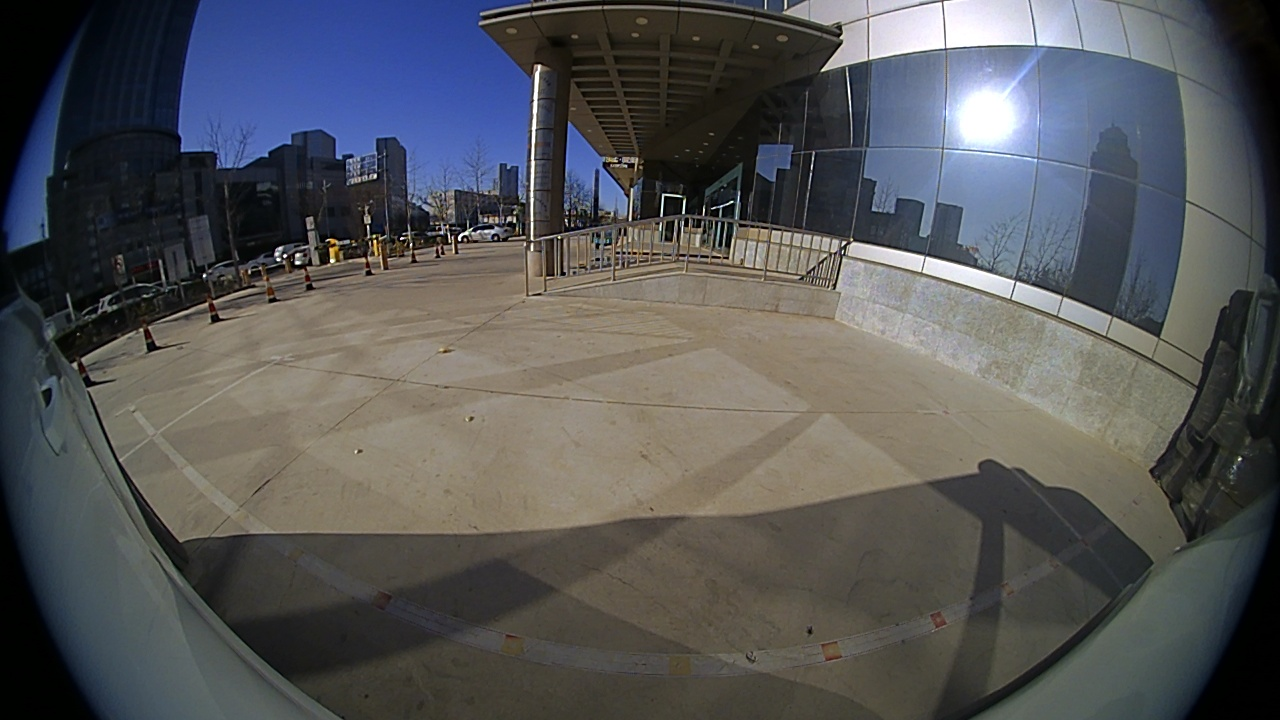
//> input picture stitching/map/u1.jpg, 1280 x 720 px, given in place of map0.png, which was not available
$ ./draw   (built with g++ and OpenCV 4)
//> lines starting //> are read from the running program, lines starting //| are printed output that depends on the picture; pictures that were not available may be replaced by others from this repository, and a replacement may not be noted
// fisheye.cpp : 定义控制台应用程序的入口点。
//

#include <opencv2\opencv.hpp>
#include <fstream>
using namespace std;
using namespace cv;

int main()
{
	Mat map = imread("c:/test/1218/map0.png", CV_LOAD_IMAGE_ANYDEPTH | CV_LOAD_IMAGE_ANYCOLOR);
//> map is the input picture: 720 rows x 1280 cols, CV_8UC3; mean B, G, R 87.5, 85.9, 85
	Mat testImage = imread("c:/test/1218/u0.jpg");
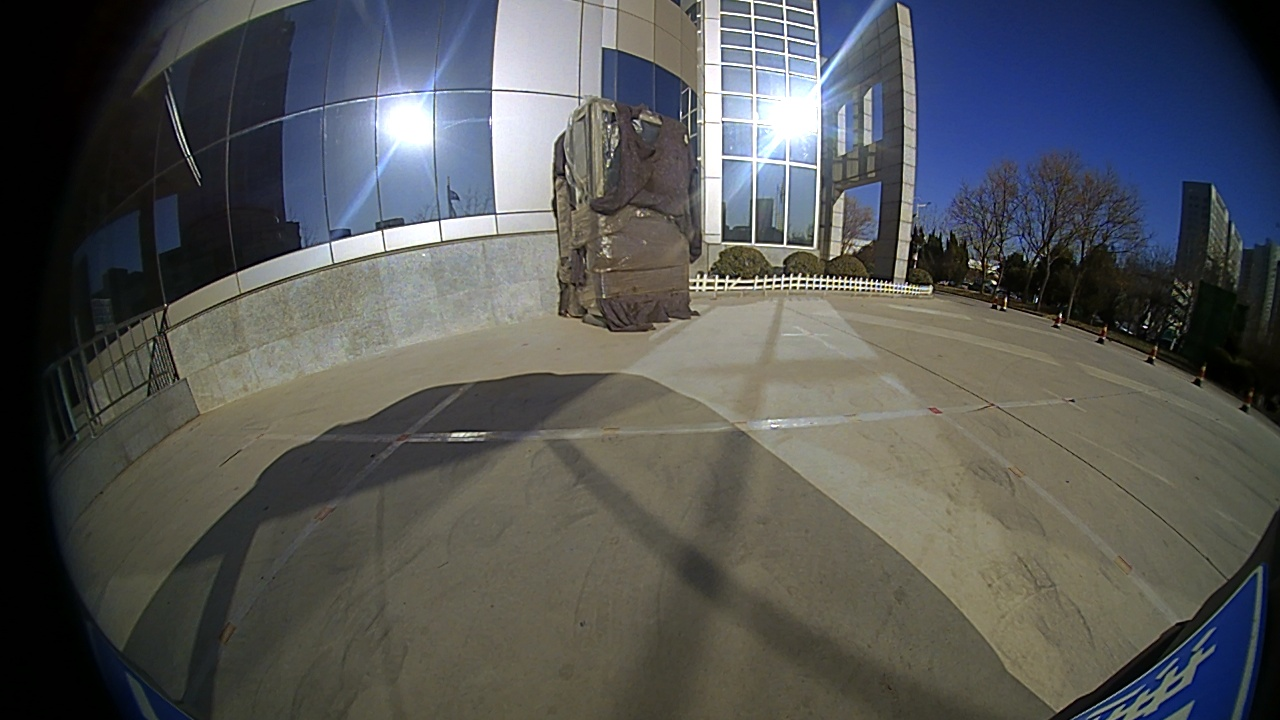
//> input picture stitching/map/u0.jpg, 1280 x 720 px
//> testImage is the input picture: 720 rows x 1280 cols, CV_8UC3; mean B, G, R 86, 86.2, 84.7
	Mat mapx, mapy,output;
	vector<Mat> ch3;
	vector<Mat> ch2(2);


	//split channel
	split(map, ch3);
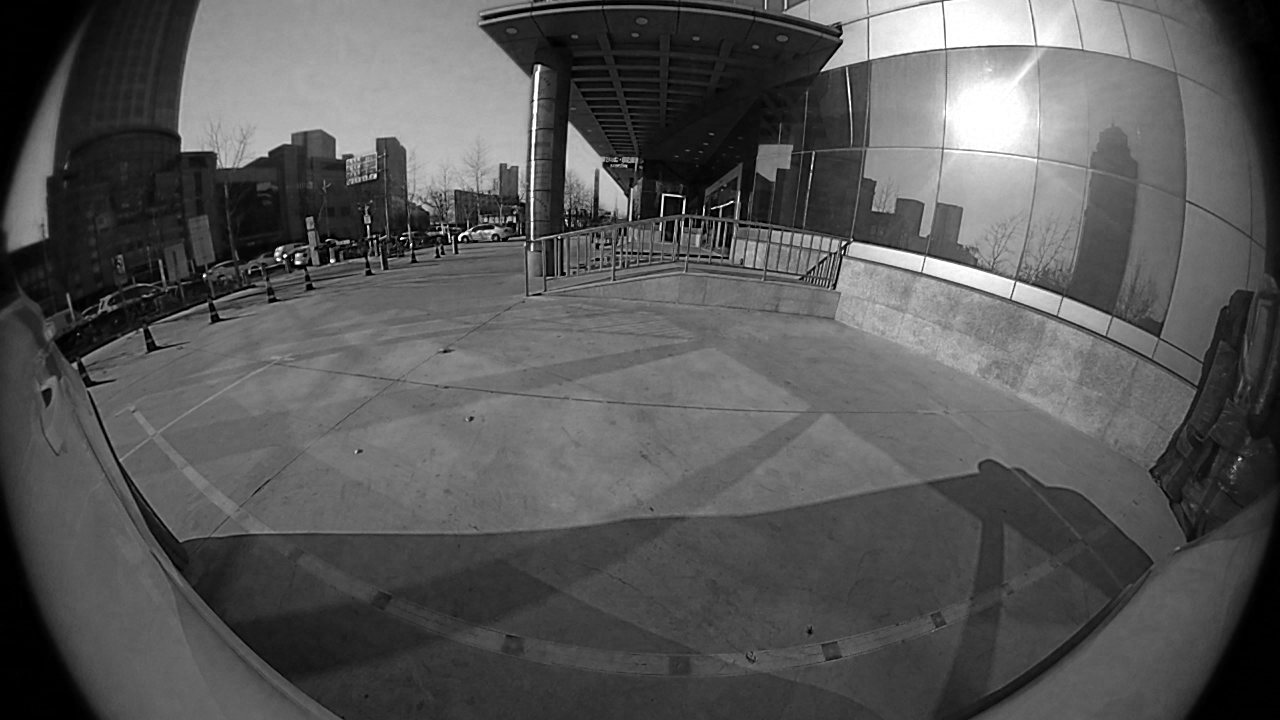
//> ch3[0]: 720 rows x 1280 cols, CV_8UC1; min 0, max 255, mean 87.5
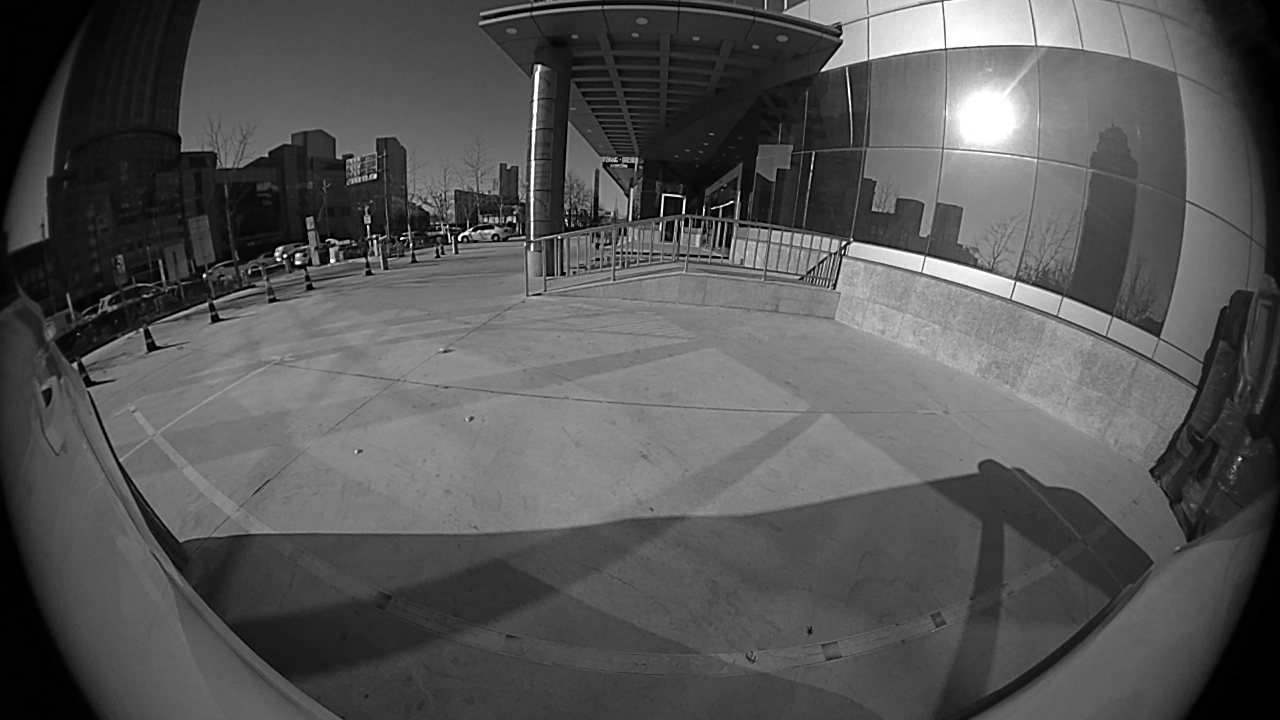
//> ch3[1]: 720 rows x 1280 cols, CV_8UC1; min 0, max 255, mean 85.9
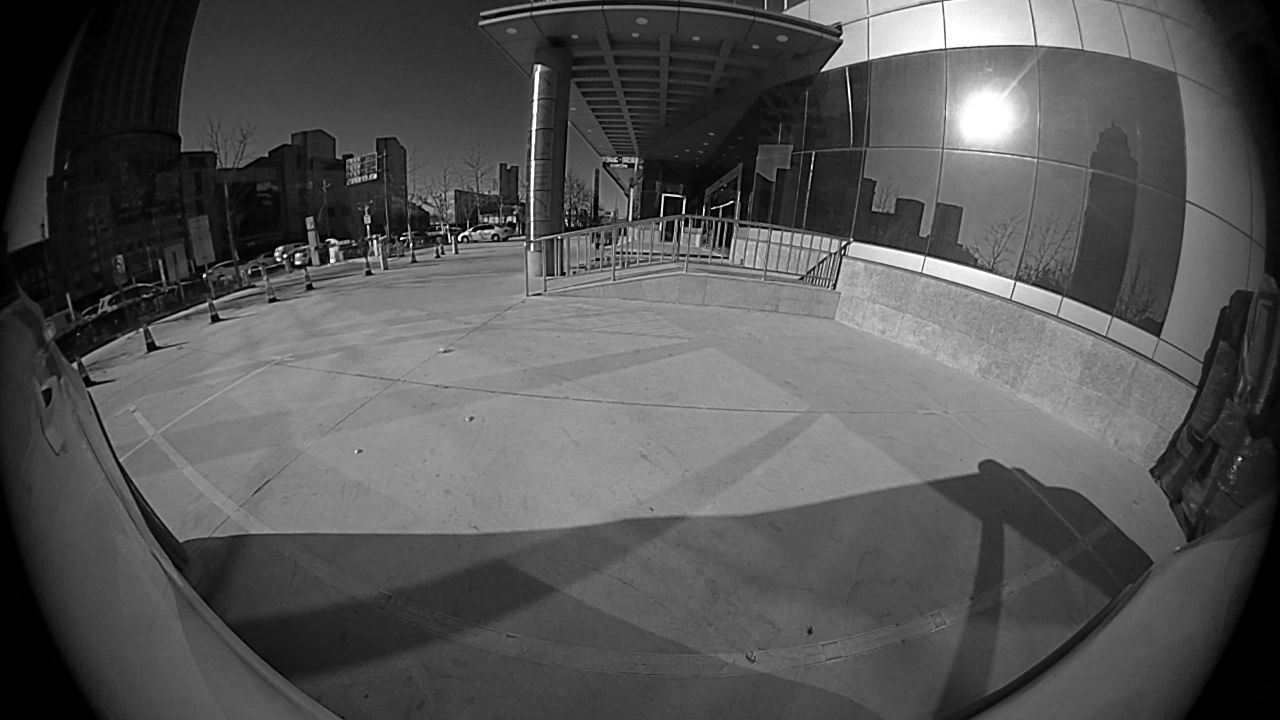
//> ch3[2]: 720 rows x 1280 cols, CV_8UC1; min 0, max 255, mean 85
	ch2[0] = ch3[0].clone();
	ch2[1] = ch3[1].clone();
	mapy = ch3[2].clone();
	merge(&ch2[0],2,mapx);

	//16U to 16S
	mapx.convertTo(mapx, CV_16SC2);

//> (the run ends here: the program stops with an error, at `cv::remap(testImage, output, mapx, mapy, INTER_LINEAR);`)
